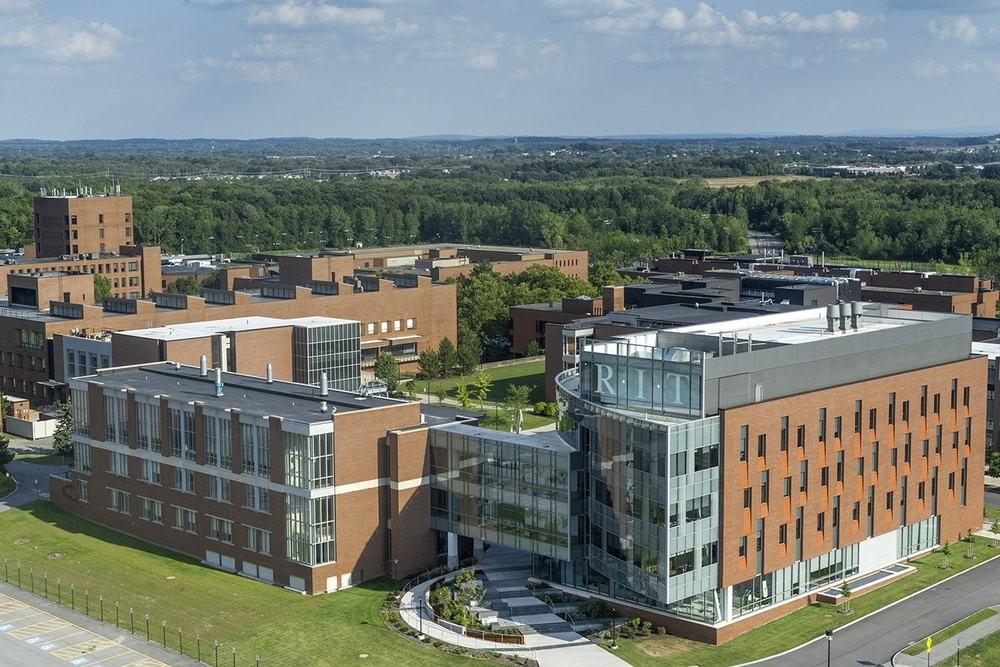
#> input picture 3_image_basics/RIT_campus.jpg, 1000 x 667 px, shrunk from 1356 x 904 before the run
$ python getting_and_setting.py
#> lines starting #> are read from the running program, lines starting #| are printed output that depends on the picture; after the words box and inside, x2 and y2 are one past the last pixel; in counts of white or black regions, pixels touching at a corner belong together

# import the necessary packages
import cv2

# load the image, grab its dimensions, and show it
image = cv2.imread("RIT_campus.jpg")
#> image is the input picture: shape (667, 1000, 3); mean B, G, R 116.2, 122.8, 116.4
(h, w) = image.shape[:2]
#> h = 667; w = 1000
cv2.imshow("Original", image)

# images are just NumPy arrays. The top-left pixel can be found at (0, 0)
(b, g, r) = image[0, 0]
#> b = 204; g = 188; r = 175
print("Pixel at (0, 0) - Red: {r}, Green: {g}, Blue: {b}".format(r=r, g=g, b=b))
#| Pixel at (0, 0) - Red: 175, Green: 188, Blue: 204

# now, let's change the value of the pixel at (0, 0) and make it red
image[0, 0] = (0, 0, 255)
#> image: shape (667, 1000, 3); under 0.01% of pixels changed, all inside (x1, y1, x2, y2) = (0, 0, 1, 1)
(b, g, r) = image[0, 0]
#> b = 0; g = 0; r = 255
print("Pixel at (0, 0) - Red: {r}, Green: {g}, Blue: {b}".format(r=r, g=g, b=b))
#| Pixel at (0, 0) - Red: 255, Green: 0, Blue: 0

# compute the center of the image, which is simply the width and height
# divided by two
(cX, cY) = (w // 2, h // 2)
#> cX = 500; cY = 333

# since we are using NumPy arrays, we can apply slicing and grab large chunks
# of the image -- let's grab the top-left corner
tl = image[0:cY, 0:cX]
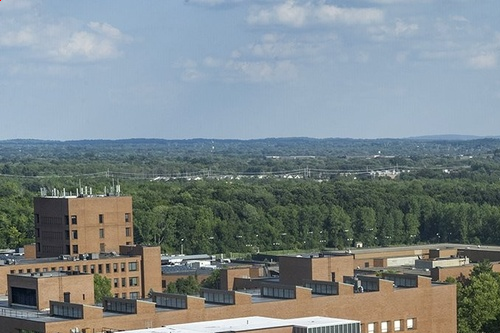
#> tl: shape (333, 500, 3); mean B, G, R 137.4, 134.9, 124.4
cv2.imshow("Top-Left Corner", tl)

# in a similar fashion, let's grab the top-right, bottom-right, and bottom-left
# corners and dispaly them
tr = image[0:cY, cX:w]
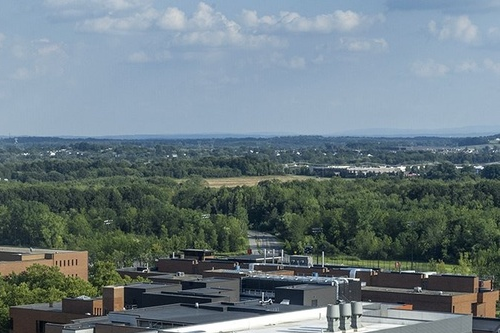
#> tr: shape (333, 500, 3); mean B, G, R 128.6, 123, 107.6
br = image[cY:h, cX:w]
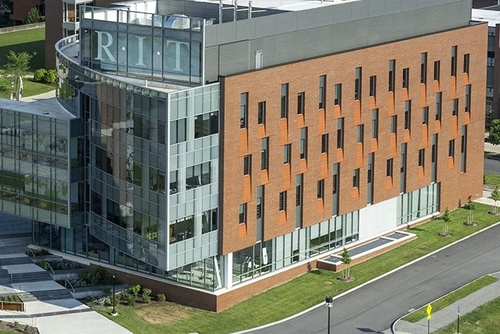
#> br: shape (334, 500, 3); mean B, G, R 107.1, 122.1, 125
bl = image[cY:h, 0:cX]
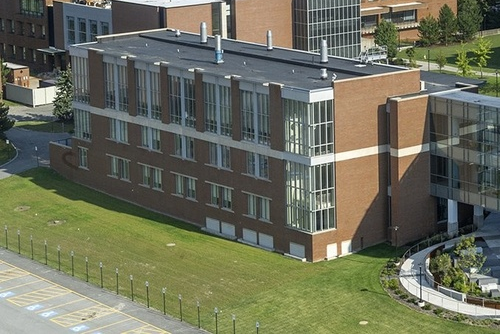
#> bl: shape (334, 500, 3); mean B, G, R 91.8, 111, 108.5
cv2.imshow("Top-Right Corner", tr)
cv2.imshow("Bottom-Right Corner", br)
cv2.imshow("Bottom-Left Corner", bl)

# now let's make the top-left corner of the original image green
image[0:cY, 0:cX] = (0, 255, 0)
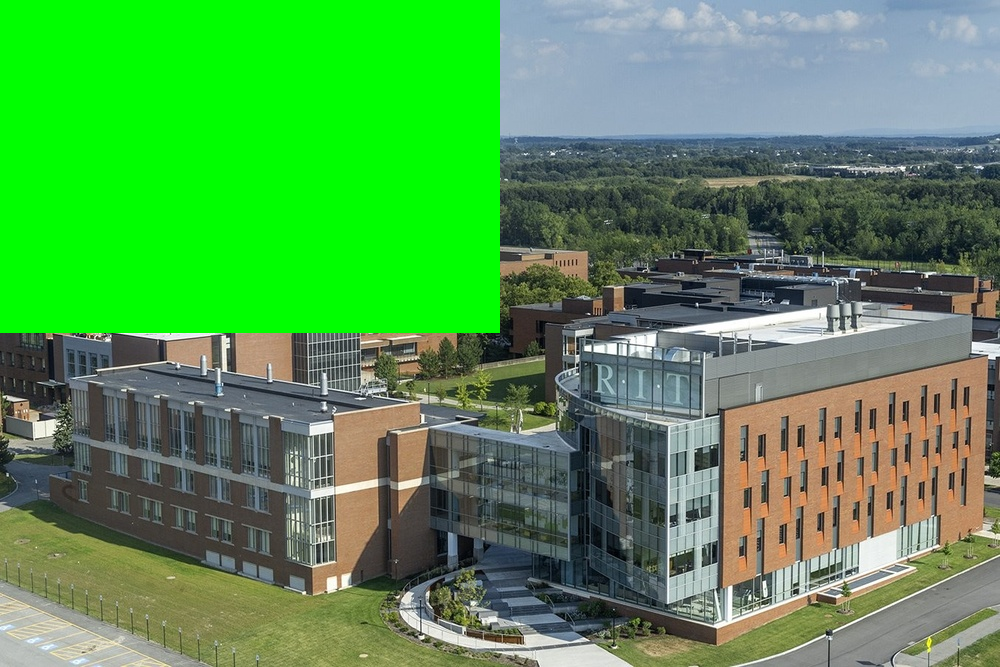
#> image: shape (667, 1000, 3); mean B, G, R 81.9, 152.7, 85.3

# Show our updated image
cv2.imshow("Updated", image)
cv2.waitKey(0)
